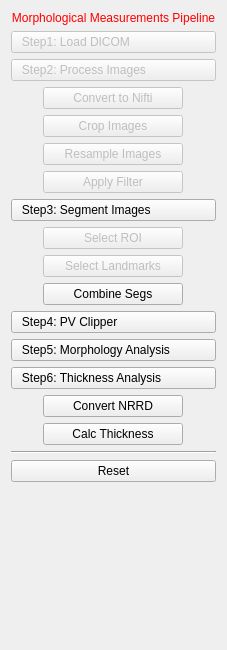
<?xml version="1.0" encoding="UTF-8"?>
<ui version="4.0">
 <class>WallThicknessCalculationsViewControls</class>
 <widget class="QWidget" name="WallThicknessCalculationsViewControls">
  <property name="geometry">
   <rect>
    <x>0</x>
    <y>0</y>
    <width>227</width>
    <height>650</height>
   </rect>
  </property>
  <property name="windowTitle">
   <string>QmitkTemplate</string>
  </property>
  <layout class="QVBoxLayout" name="verticalLayout">
   <item>
    <widget class="QLabel" name="titleLabel">
     <property name="styleSheet">
      <string notr="true">QLabel { color: rgb(255, 0, 0) }</string>
     </property>
     <property name="text">
      <string>Morphological Measurements Pipeline</string>
     </property>
     <property name="alignment">
      <set>Qt::AlignCenter</set>
     </property>
    </widget>
   </item>
   <item>
    <widget class="QPushButton" name="button_1">
     <property name="enabled">
      <bool>false</bool>
     </property>
     <property name="toolTip">
      <string>Do image processing</string>
     </property>
     <property name="styleSheet">
      <string notr="true">text-align: left;</string>
     </property>
     <property name="text">
      <string>   Step1: Load DICOM</string>
     </property>
    </widget>
   </item>
   <item>
    <widget class="QPushButton" name="button_2">
     <property name="enabled">
      <bool>false</bool>
     </property>
     <property name="toolTip">
      <string>Do image processing</string>
     </property>
     <property name="styleSheet">
      <string notr="true">text-align: left;</string>
     </property>
     <property name="text">
      <string>   Step2: Process Images</string>
     </property>
    </widget>
   </item>
   <item alignment="Qt::AlignHCenter">
    <widget class="QPushButton" name="button_2_1">
     <property name="enabled">
      <bool>false</bool>
     </property>
     <property name="minimumSize">
      <size>
       <width>140</width>
       <height>0</height>
      </size>
     </property>
     <property name="maximumSize">
      <size>
       <width>140</width>
       <height>16777215</height>
      </size>
     </property>
     <property name="text">
      <string>Convert to Nifti</string>
     </property>
    </widget>
   </item>
   <item alignment="Qt::AlignHCenter">
    <widget class="QPushButton" name="button_2_2">
     <property name="enabled">
      <bool>false</bool>
     </property>
     <property name="minimumSize">
      <size>
       <width>140</width>
       <height>0</height>
      </size>
     </property>
     <property name="maximumSize">
      <size>
       <width>140</width>
       <height>16777215</height>
      </size>
     </property>
     <property name="text">
      <string>Crop Images</string>
     </property>
    </widget>
   </item>
   <item alignment="Qt::AlignHCenter">
    <widget class="QPushButton" name="button_2_3">
     <property name="enabled">
      <bool>false</bool>
     </property>
     <property name="minimumSize">
      <size>
       <width>140</width>
       <height>0</height>
      </size>
     </property>
     <property name="maximumSize">
      <size>
       <width>140</width>
       <height>16777215</height>
      </size>
     </property>
     <property name="text">
      <string>Resample Images</string>
     </property>
    </widget>
   </item>
   <item alignment="Qt::AlignHCenter">
    <widget class="QPushButton" name="button_2_4">
     <property name="enabled">
      <bool>false</bool>
     </property>
     <property name="minimumSize">
      <size>
       <width>140</width>
       <height>0</height>
      </size>
     </property>
     <property name="maximumSize">
      <size>
       <width>140</width>
       <height>16777215</height>
      </size>
     </property>
     <property name="text">
      <string>Apply Filter</string>
     </property>
    </widget>
   </item>
   <item>
    <widget class="QPushButton" name="button_3">
     <property name="toolTip">
      <string>Do image processing</string>
     </property>
     <property name="styleSheet">
      <string notr="true">text-align: left;</string>
     </property>
     <property name="text">
      <string>   Step3: Segment Images</string>
     </property>
    </widget>
   </item>
   <item alignment="Qt::AlignHCenter">
    <widget class="QPushButton" name="button_3_1">
     <property name="enabled">
      <bool>false</bool>
     </property>
     <property name="minimumSize">
      <size>
       <width>140</width>
       <height>0</height>
      </size>
     </property>
     <property name="maximumSize">
      <size>
       <width>140</width>
       <height>16777215</height>
      </size>
     </property>
     <property name="text">
      <string>Select ROI</string>
     </property>
    </widget>
   </item>
   <item alignment="Qt::AlignHCenter">
    <widget class="QPushButton" name="button_3_2">
     <property name="enabled">
      <bool>false</bool>
     </property>
     <property name="minimumSize">
      <size>
       <width>140</width>
       <height>0</height>
      </size>
     </property>
     <property name="maximumSize">
      <size>
       <width>140</width>
       <height>16777215</height>
      </size>
     </property>
     <property name="text">
      <string>Select Landmarks</string>
     </property>
    </widget>
   </item>
   <item alignment="Qt::AlignHCenter">
    <widget class="QPushButton" name="button_3_3">
     <property name="enabled">
      <bool>true</bool>
     </property>
     <property name="minimumSize">
      <size>
       <width>140</width>
       <height>0</height>
      </size>
     </property>
     <property name="maximumSize">
      <size>
       <width>140</width>
       <height>16777215</height>
      </size>
     </property>
     <property name="text">
      <string>Combine Segs</string>
     </property>
    </widget>
   </item>
   <item>
    <widget class="QPushButton" name="button_4">
     <property name="toolTip">
      <string>Do image processing</string>
     </property>
     <property name="styleSheet">
      <string notr="true">text-align: left;</string>
     </property>
     <property name="text">
      <string>   Step4: PV Clipper</string>
     </property>
    </widget>
   </item>
   <item>
    <widget class="QPushButton" name="button_5">
     <property name="styleSheet">
      <string notr="true">text-align: left;</string>
     </property>
     <property name="text">
      <string>   Step5: Morphology Analysis</string>
     </property>
    </widget>
   </item>
   <item>
    <widget class="QPushButton" name="button_6">
     <property name="toolTip">
      <string>Do image processing</string>
     </property>
     <property name="styleSheet">
      <string notr="true">text-align: left;</string>
     </property>
     <property name="text">
      <string>   Step6: Thickness Analysis</string>
     </property>
    </widget>
   </item>
   <item alignment="Qt::AlignHCenter">
    <widget class="QPushButton" name="button_6_1">
     <property name="enabled">
      <bool>true</bool>
     </property>
     <property name="minimumSize">
      <size>
       <width>140</width>
       <height>0</height>
      </size>
     </property>
     <property name="maximumSize">
      <size>
       <width>140</width>
       <height>16777215</height>
      </size>
     </property>
     <property name="text">
      <string>Convert NRRD</string>
     </property>
    </widget>
   </item>
   <item alignment="Qt::AlignHCenter">
    <widget class="QPushButton" name="button_6_2">
     <property name="enabled">
      <bool>true</bool>
     </property>
     <property name="minimumSize">
      <size>
       <width>140</width>
       <height>0</height>
      </size>
     </property>
     <property name="maximumSize">
      <size>
       <width>140</width>
       <height>16777215</height>
      </size>
     </property>
     <property name="text">
      <string>Calc Thickness</string>
     </property>
    </widget>
   </item>
   <item>
    <widget class="Line" name="line_2">
     <property name="orientation">
      <enum>Qt::Horizontal</enum>
     </property>
    </widget>
   </item>
   <item>
    <widget class="QPushButton" name="button_r">
     <property name="text">
      <string>Reset</string>
     </property>
    </widget>
   </item>
   <item>
    <spacer name="spacer">
     <property name="orientation">
      <enum>Qt::Vertical</enum>
     </property>
     <property name="sizeType">
      <enum>QSizePolicy::Expanding</enum>
     </property>
     <property name="sizeHint" stdset="0">
      <size>
       <width>20</width>
       <height>220</height>
      </size>
     </property>
    </spacer>
   </item>
  </layout>
 </widget>
 <layoutdefault spacing="6" margin="11"/>
 <resources/>
 <connections/>
</ui>
